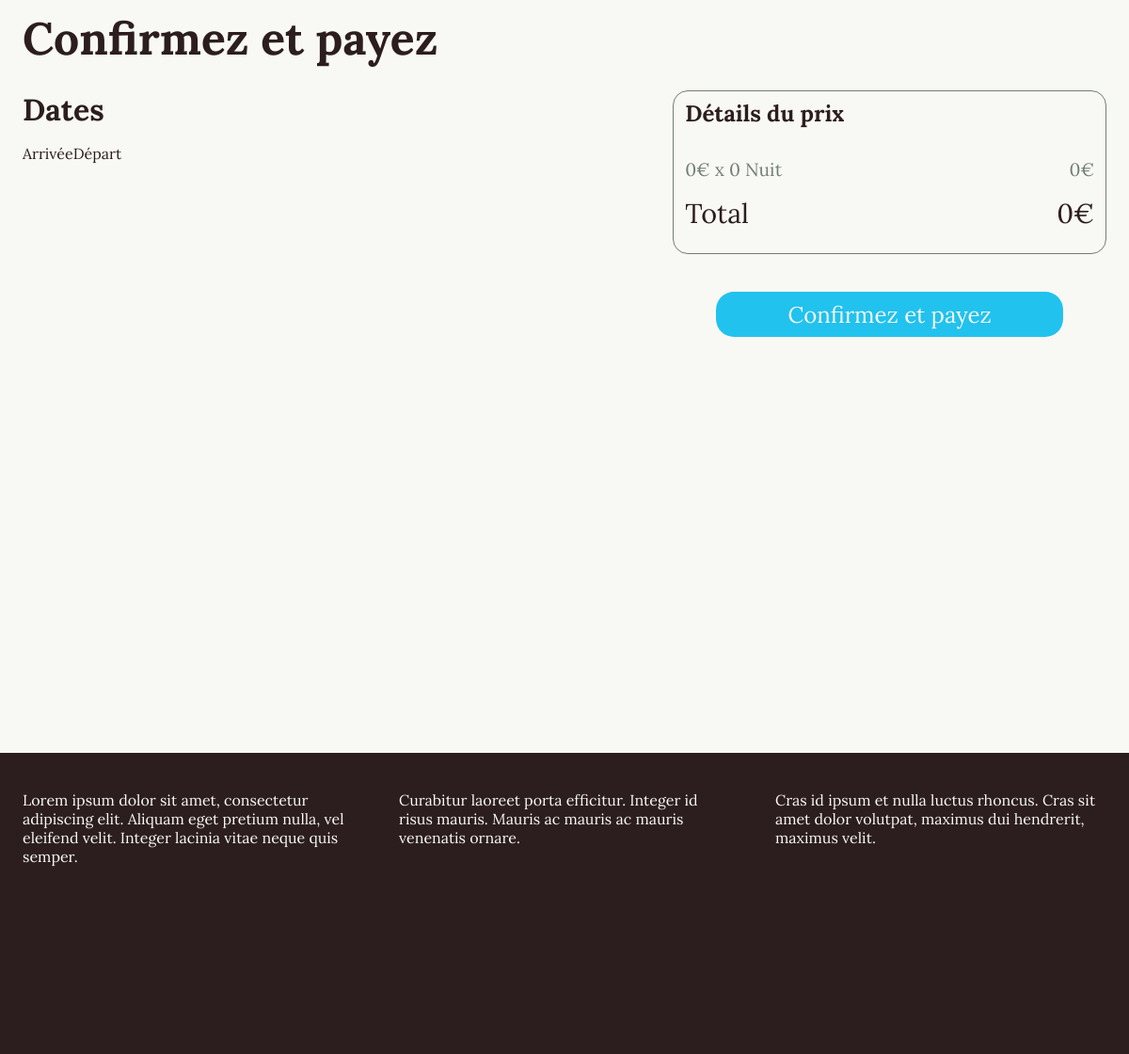
The app's page /catalog/booking/, older data.
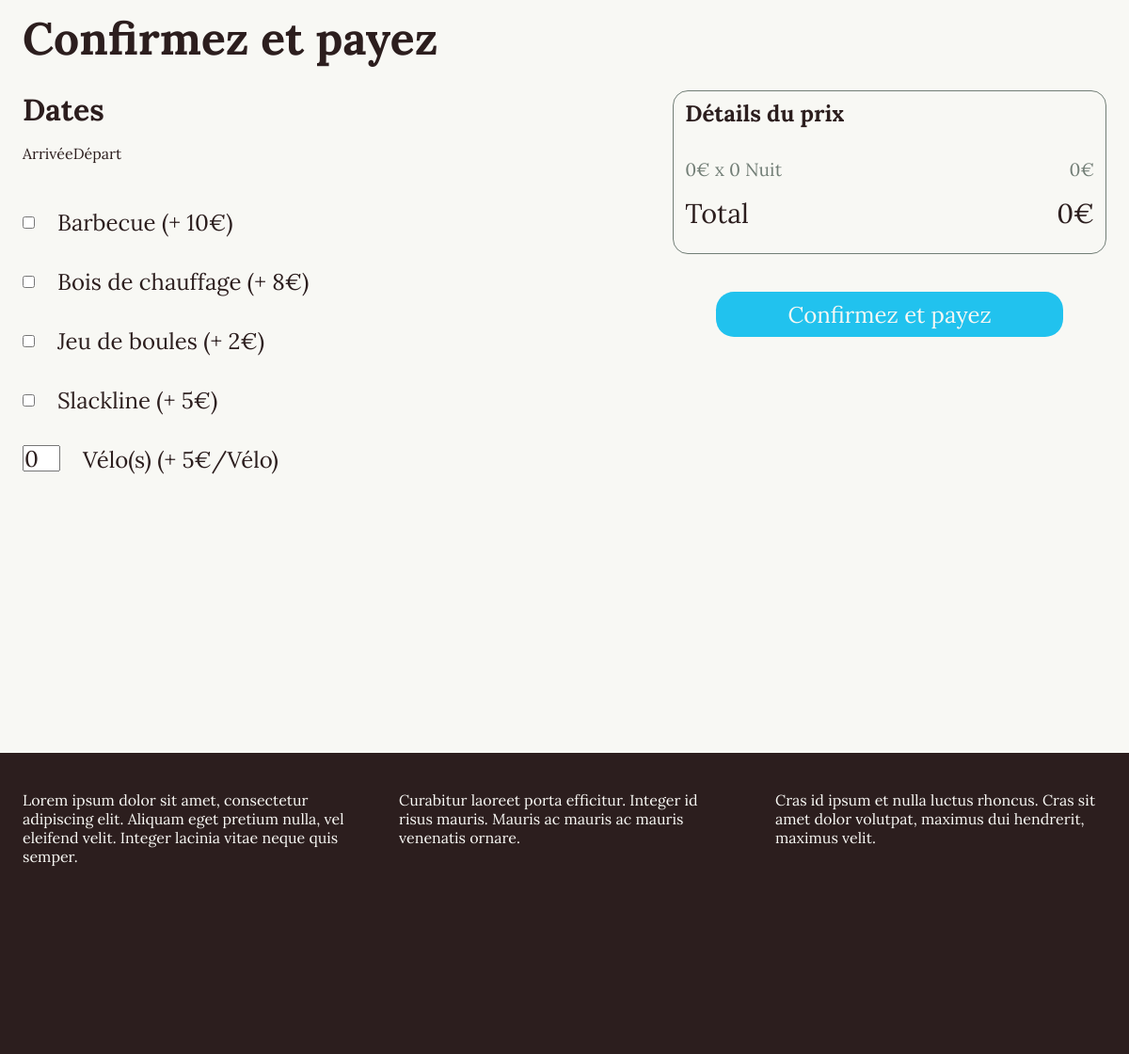
The same page, newer data.
### catalog/models.py (models this page shows, shortened)
class Option(models.Model):
	nom = models.CharField(
		max_length=20,
		help_text="Nom de l'option (au singulier si plusieurs)")
	prix = models.IntegerField(
		default=0,
		help_text="Prix de l'option")
	plusieurs = models.BooleanField(
		default=False,
		help_text="Cocher si le client peut en prendre plusieurs")
	maximum = models.IntegerField(
		default=1,
		help_text="Nombre d' 'object' disponible au maximum")
	class Meta:
		ordering = ["nom", "prix"]

### catalog/views.py (the view, shortened to what this page needs)
# urls.py: path('booking/', views.booking, name="booking"),
def booking(request):
	context = dict()
	form = None
	if request.method == 'POST':
		form = PickDatesOptionsForm(request.POST)
	else:
		start_date = request.session.get("start_date", None)
		end_date = request.session.get("end_date", None)
		options = request.session.get("options", None)
		initial = dict()
		form = PickDatesOptionsForm(initial=initial)
	form_options = list()
	for field in form:
		if field.help_text == "option":
			form_options.append((field, Option.objects.get(pk=int(field.auto_id[3:]))))
	context['form_options'] = form_options
	context['form'] = form
	return render(
		request,
		'booking.html',
		context=context,
		)

### catalog/forms.py
class PickDatesOptionsForm(PickDatesForm):
	def __init__(self, *args, **kwargs):
		super(PickDatesOptionsForm, self).__init__(*args, **kwargs)
		for option in Option.objects.all():
			if option.plusieurs:
				self.fields[str(option.id)] = forms.IntegerField(
					label=option.nom,
					initial=0,
					min_value=0,
					max_value=int(option.maximum),
					help_text="option",
					required=True)
			else:
				self.fields[str(option.id)] = forms.BooleanField(
					label=option.nom,
					help_text="option",
					required=False)

### catalog/templates/booking.html (shortened to what this page needs)
{% extends "base_generic.html" %}
{% block add_on %}
	{% load static %}
{% endblock add_on %}
{% block content %}
	<div class="first">
		<h1 class="left">Confirmez et payez</h1>
		<section id="confirmation">
			<form>
				<h2>Dates</h2>
				<div>
					<div class="date-container"><p>{{ form.start_date.help_text }}</p></div>
					<div class="date-container"><p>{{ form.end_date.help_text }}</p></div>
				</div>
				{% for item in form_options %}
					<section>
						{{ item.0}}
						{% if item.1.plusieurs %}
							<label for="{{ item.0.id_for_label }}" price="{{ item.1.prix }}" name="{{ item.1.nom }}">{{ item.0.label }}(s) (+ {{ item.1.prix }}€/{{ item.1.nom }})</label>
						{% else %}
							<label for="{{ item.0.id_for_label }}" price="{{ item.1.prix }}" name="{{ item.1.nom }}">{{ item.0.label }} (+ {{ item.1.prix }}€)</label>
						{% endif %}
					</section>
				{% endfor %}
			</form>
			<section>
				<div>
					<h2>Détails du prix</h2>
					<section id="price_details">
						<div>
							<p>??€ x ? Nuits</p>
							<p>???€</p>
						</div>
						<div>
							<p>Total</p>
							<p id="price_total">???€</p>
						</div>
					</section>
				</div>
				<button>Confirmez et payez</button>
			</section>
		</section>
	</div>
{% endblock content %}

### catalog/templates/base_generic.html (shortened to what this page needs)
<!DOCTYPE html>
<html>
<head>
	{% load static %}
	{% load static %}
	<link rel="stylesheet" type="text/css" href="{% static 'styles/datepicker.css' %}">
	{% load static %}
	{% load static %}
	<link rel="stylesheet" type="text/css" href="{% static 'styles/styles.css' %}">
</head>
<body>
	{% block content %}
	{% endblock content %}
	<div class="footers">
		<section id="footers_infos">
			<article>
				<p>Lorem ipsum dolor sit amet, consectetur adipiscing elit. Aliquam eget pretium nulla, vel eleifend velit. Integer lacinia vitae neque quis semper.</p>
			</article>
			<article>
				<p>Curabitur laoreet porta efficitur. Integer id risus mauris. Mauris ac mauris ac mauris venenatis ornare.</p>
			</article>
			<article>
				<p>Cras id ipsum et nulla luctus rhoncus. Cras sit amet dolor volutpat, maximus dui hendrerit, maximus velit.</p>
			</article>
		</section>
	</div>
</body>
</html>

### catalog/static/styles/styles.css (style rules this page uses)
html { scroll-behavior: smooth; }
body { margin: 0; overflow-x: hidden; }
div.first { width: 100vw; height: 100vh; background-color: #F8F8F4; background-repeat: no-repeat; background-size: cover; background-attachment: fixed; }
div.footers { width: 100vw; height: 40vh; background-color: #2C1E1E; }
p, button, input, h1, h2, label { margin: 0; font-family: 'Lora', serif; color: #2C1E1E; }
h1 { padding: 1em 0 0.5em 0; text-align: center; font-size: 3vw; }
button { cursor: pointer; }
h1.left { padding: 0.2em 2vw; text-align: left; font-size: 3em; }
section#confirmation { display: flex; margin: 0; padding: 2vh 2vw; }
section#confirmation > form { display: flex; flex-direction: column; width:60%; }
section#confirmation > form h2 { font-size: 2em; }
section#confirmation > form > div { margin: 2vh auto 4vh; display: flex; flex-wrap: wrap; width: 100%; }
section#confirmation > form > section { box-sizing: border-box; display: flex; flex-direction: row; padding: 2vh 0; font-size: 1.5em; width:35vw; }
section#confirmation > form > section > input[type=number] { font-size: 1em; padding: 0; width: 1.5em; height: 1em; }
section#confirmation > form > section * { padding: 0 2vw; }
section#confirmation > section { display: flex; flex-direction: column; width: 40%; }
section#confirmation > section > div { box-sizing: border-box; width: 100%; border: 1px solid #727E76; border-radius: 1em; padding: 1vh 1vw; margin: 0 0 5vh ; display:flex; flex-direction: column; justify-content: space-around; }
section#price_details { display: flex; flex-direction: column; margin: 2vh 0; width: 100%; font-size: 1.2em; }
section#price_details div { display: flex; flex-direction: row; justify-content: space-between; margin: 2vh 0 0; }
section#price_details p { color: #727E76; }
section#price_details > div:last-child { margin: 2vh 0 0; font-size: 1.5em; }
section#price_details > div:last-child p { color: #2C1E1E; }
section#confirmation > section > button { padding: 0; margin: 0 auto; border: 0; background-color: #21C2EE; color: #F8F8F4; width: max(80%, 10em); height: 2em; font-size: 1.5em; border-radius: 0.8em; }
section#footers_infos { display: flex; }
section#footers_infos article { color: #F8F8F4; padding: 5vh 2vw 3vh; width: 30vw; }
section#footers_infos p { color: #F8F8F4; }

Row changes from the older to the newer data that the page shows:
added Option: nom "Barbecue", prix "10"
added Option: nom "Bois de chauffage", prix "8"
added Option: nom "Jeu de boules", prix "2"
added Option: nom "Slackline", prix "5"
added Option: item "0", nom "Vélo", prix "5"
